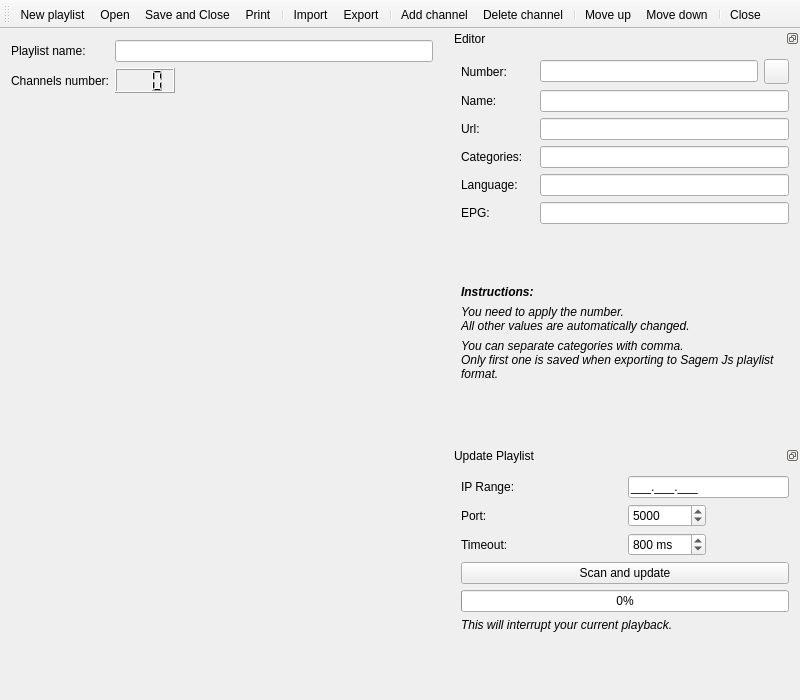
<?xml version="1.0" encoding="UTF-8"?>
<ui version="4.0">
 <class>PlaylistEdit</class>
 <widget class="QMainWindow" name="PlaylistEdit">
  <property name="geometry">
   <rect>
    <x>0</x>
    <y>0</y>
    <width>800</width>
    <height>700</height>
   </rect>
  </property>
  <property name="windowTitle">
   <string>Edit channel list</string>
  </property>
  <property name="windowIcon">
   <iconset resource="../../../data/icons.qrc">
    <normaloff>:/icons/24x24/edit.png</normaloff>:/icons/24x24/edit.png</iconset>
  </property>
  <property name="toolButtonStyle">
   <enum>Qt::ToolButtonIconOnly</enum>
  </property>
  <widget class="QWidget" name="centralwidget">
   <layout class="QGridLayout" name="gridLayout_3">
    <item row="0" column="0">
     <widget class="QLabel" name="labelName">
      <property name="text">
       <string>Playlist name:</string>
      </property>
     </widget>
    </item>
    <item row="0" column="1">
     <widget class="QLineEdit" name="editName"/>
    </item>
    <item row="1" column="0">
     <widget class="QLabel" name="labelCount">
      <property name="text">
       <string>Channels number:</string>
      </property>
     </widget>
    </item>
    <item row="1" column="1">
     <widget class="QLCDNumber" name="number">
      <property name="minimumSize">
       <size>
        <width>60</width>
        <height>25</height>
       </size>
      </property>
      <property name="maximumSize">
       <size>
        <width>60</width>
        <height>25</height>
       </size>
      </property>
      <property name="numDigits">
       <number>3</number>
      </property>
     </widget>
    </item>
    <item row="2" column="0" colspan="2">
     <widget class="PlaylistWidget" name="playlist" native="true"/>
    </item>
   </layout>
  </widget>
  <widget class="QToolBar" name="toolBar">
   <property name="windowTitle">
    <string>Toolbar</string>
   </property>
   <property name="iconSize">
    <size>
     <width>24</width>
     <height>24</height>
    </size>
   </property>
   <property name="toolButtonStyle">
    <enum>Qt::ToolButtonIconOnly</enum>
   </property>
   <attribute name="toolBarArea">
    <enum>TopToolBarArea</enum>
   </attribute>
   <attribute name="toolBarBreak">
    <bool>false</bool>
   </attribute>
   <addaction name="actionNew"/>
   <addaction name="actionOpen"/>
   <addaction name="actionSave"/>
   <addaction name="actionPrint"/>
   <addaction name="separator"/>
   <addaction name="actionImport"/>
   <addaction name="actionExport"/>
   <addaction name="separator"/>
   <addaction name="actionAdd"/>
   <addaction name="actionDelete"/>
   <addaction name="separator"/>
   <addaction name="actionUp"/>
   <addaction name="actionDown"/>
   <addaction name="separator"/>
   <addaction name="actionClose"/>
  </widget>
  <widget class="QDockWidget" name="editWidget">
   <property name="sizePolicy">
    <sizepolicy hsizetype="Maximum" vsizetype="Preferred">
     <horstretch>0</horstretch>
     <verstretch>0</verstretch>
    </sizepolicy>
   </property>
   <property name="minimumSize">
    <size>
     <width>350</width>
     <height>312</height>
    </size>
   </property>
   <property name="maximumSize">
    <size>
     <width>350</width>
     <height>524287</height>
    </size>
   </property>
   <property name="windowIcon">
    <iconset resource="../../../data/icons.qrc">
     <normaloff>:/icons/24x24/edit.png</normaloff>:/icons/24x24/edit.png</iconset>
   </property>
   <property name="features">
    <set>QDockWidget::DockWidgetFloatable|QDockWidget::DockWidgetMovable</set>
   </property>
   <property name="allowedAreas">
    <set>Qt::LeftDockWidgetArea|Qt::RightDockWidgetArea</set>
   </property>
   <property name="windowTitle">
    <string>Editor</string>
   </property>
   <attribute name="dockWidgetArea">
    <number>2</number>
   </attribute>
   <widget class="QWidget" name="editWidgetContents">
    <layout class="QGridLayout" name="gridLayout">
     <item row="0" column="0">
      <widget class="QLabel" name="labelNumber">
       <property name="text">
        <string>Number:</string>
       </property>
      </widget>
     </item>
     <item row="2" column="0">
      <widget class="QLabel" name="labelChannelName">
       <property name="text">
        <string>Name:</string>
       </property>
      </widget>
     </item>
     <item row="4" column="0">
      <widget class="QLabel" name="labelCategories">
       <property name="text">
        <string>Categories:</string>
       </property>
      </widget>
     </item>
     <item row="6" column="0">
      <widget class="QLabel" name="labelLanguage">
       <property name="text">
        <string>Language:</string>
       </property>
      </widget>
     </item>
     <item row="7" column="0">
      <widget class="QLabel" name="labelEpg">
       <property name="text">
        <string>EPG:</string>
       </property>
      </widget>
     </item>
     <item row="0" column="1">
      <widget class="QLineEdit" name="editNumber">
       <property name="text">
        <string notr="true"/>
       </property>
       <property name="maxLength">
        <number>3</number>
       </property>
      </widget>
     </item>
     <item row="2" column="1" colspan="2">
      <widget class="QLineEdit" name="editChannelName"/>
     </item>
     <item row="4" column="1" colspan="2">
      <widget class="QLineEdit" name="editCategories"/>
     </item>
     <item row="6" column="1" colspan="2">
      <widget class="QLineEdit" name="editLanguage"/>
     </item>
     <item row="7" column="1" colspan="2">
      <widget class="QLineEdit" name="editEpg"/>
     </item>
     <item row="12" column="0" colspan="3">
      <spacer name="verticalSpacer">
       <property name="orientation">
        <enum>Qt::Vertical</enum>
       </property>
       <property name="sizeHint" stdset="0">
        <size>
         <width>20</width>
         <height>40</height>
        </size>
       </property>
      </spacer>
     </item>
     <item row="3" column="0">
      <widget class="QLabel" name="labelUrl">
       <property name="text">
        <string>Url:</string>
       </property>
      </widget>
     </item>
     <item row="3" column="1" colspan="2">
      <widget class="QLineEdit" name="editUrl"/>
     </item>
     <item row="0" column="2">
      <widget class="QPushButton" name="buttonApplyNum">
       <property name="minimumSize">
        <size>
         <width>25</width>
         <height>25</height>
        </size>
       </property>
       <property name="maximumSize">
        <size>
         <width>25</width>
         <height>25</height>
        </size>
       </property>
       <property name="icon">
        <iconset resource="../../../data/icons.qrc">
         <normaloff>:/icons/24x24/apply.png</normaloff>:/icons/24x24/apply.png</iconset>
       </property>
       <property name="iconSize">
        <size>
         <width>24</width>
         <height>24</height>
        </size>
       </property>
      </widget>
     </item>
     <item row="11" column="0" colspan="3">
      <widget class="QLabel" name="labelCategoriesInfo">
       <property name="text">
        <string>&lt;i&gt;You can separate categories with comma.&lt;br&gt;Only first one is saved when exporting to Sagem Js playlist format.&lt;/i&gt;</string>
       </property>
       <property name="wordWrap">
        <bool>true</bool>
       </property>
      </widget>
     </item>
     <item row="10" column="0" colspan="3">
      <widget class="QLabel" name="labelNumberInfo">
       <property name="text">
        <string>&lt;i&gt;You need to apply the number.&lt;br&gt;All other values are automatically changed.&lt;/i&gt;</string>
       </property>
      </widget>
     </item>
     <item row="9" column="0">
      <widget class="QLabel" name="labelInfo">
       <property name="text">
        <string>&lt;b&gt;&lt;i&gt;Instructions:&lt;/i&gt;&lt;/b&gt;</string>
       </property>
      </widget>
     </item>
     <item row="8" column="0" colspan="3">
      <spacer name="verticalSpacer_3">
       <property name="orientation">
        <enum>Qt::Vertical</enum>
       </property>
       <property name="sizeHint" stdset="0">
        <size>
         <width>20</width>
         <height>40</height>
        </size>
       </property>
      </spacer>
     </item>
    </layout>
   </widget>
  </widget>
  <widget class="QDockWidget" name="updateWidget">
   <property name="windowIcon">
    <iconset resource="../../../data/icons.qrc">
     <normaloff>:/icons/24x24/refresh.png</normaloff>:/icons/24x24/refresh.png</iconset>
   </property>
   <property name="features">
    <set>QDockWidget::DockWidgetFloatable|QDockWidget::DockWidgetMovable</set>
   </property>
   <property name="allowedAreas">
    <set>Qt::LeftDockWidgetArea|Qt::RightDockWidgetArea</set>
   </property>
   <property name="windowTitle">
    <string>Update Playlist</string>
   </property>
   <attribute name="dockWidgetArea">
    <number>2</number>
   </attribute>
   <widget class="QWidget" name="updateWidgetContents">
    <layout class="QGridLayout" name="gridLayout_2">
     <item row="0" column="0">
      <widget class="QLabel" name="labelFrom">
       <property name="text">
        <string>IP Range:</string>
       </property>
      </widget>
     </item>
     <item row="2" column="0">
      <widget class="QLabel" name="labelTimeout">
       <property name="text">
        <string>Timeout:</string>
       </property>
      </widget>
     </item>
     <item row="3" column="0" colspan="4">
      <widget class="QPushButton" name="buttonUpdate">
       <property name="text">
        <string>Scan and update</string>
       </property>
       <property name="icon">
        <iconset resource="../../../data/icons.qrc">
         <normaloff>:/icons/24x24/refresh.png</normaloff>:/icons/24x24/refresh.png</iconset>
       </property>
       <property name="iconSize">
        <size>
         <width>24</width>
         <height>24</height>
        </size>
       </property>
       <property name="checkable">
        <bool>true</bool>
       </property>
      </widget>
     </item>
     <item row="0" column="2" colspan="2">
      <widget class="QLineEdit" name="ipFrom">
       <property name="inputMask">
        <string notr="true">000.000.000;_</string>
       </property>
      </widget>
     </item>
     <item row="6" column="0">
      <spacer name="verticalSpacer_2">
       <property name="orientation">
        <enum>Qt::Vertical</enum>
       </property>
       <property name="sizeHint" stdset="0">
        <size>
         <width>20</width>
         <height>40</height>
        </size>
       </property>
      </spacer>
     </item>
     <item row="2" column="2">
      <widget class="QSpinBox" name="ipTimeout">
       <property name="suffix">
        <string> ms</string>
       </property>
       <property name="minimum">
        <number>500</number>
       </property>
       <property name="maximum">
        <number>2000</number>
       </property>
       <property name="singleStep">
        <number>100</number>
       </property>
       <property name="value">
        <number>800</number>
       </property>
      </widget>
     </item>
     <item row="1" column="0">
      <widget class="QLabel" name="labelPort">
       <property name="text">
        <string>Port:</string>
       </property>
      </widget>
     </item>
     <item row="1" column="2">
      <widget class="QSpinBox" name="ipPort">
       <property name="minimum">
        <number>80</number>
       </property>
       <property name="maximum">
        <number>9999</number>
       </property>
       <property name="value">
        <number>5000</number>
       </property>
      </widget>
     </item>
     <item row="4" column="0" colspan="4">
      <widget class="QProgressBar" name="progressBar">
       <property name="minimum">
        <number>1</number>
       </property>
       <property name="maximum">
        <number>255</number>
       </property>
       <property name="value">
        <number>1</number>
       </property>
      </widget>
     </item>
     <item row="5" column="0" colspan="4">
      <widget class="QLabel" name="labelUpdate">
       <property name="text">
        <string>&lt;i&gt;This will interrupt your current playback.&lt;/i&gt;</string>
       </property>
      </widget>
     </item>
    </layout>
   </widget>
  </widget>
  <action name="actionAdd">
   <property name="icon">
    <iconset resource="../../../data/icons.qrc">
     <normaloff>:/icons/24x24/add.png</normaloff>:/icons/24x24/add.png</iconset>
   </property>
   <property name="text">
    <string>Add channel</string>
   </property>
   <property name="toolTip">
    <string>Add channel</string>
   </property>
  </action>
  <action name="actionDelete">
   <property name="icon">
    <iconset resource="../../../data/icons.qrc">
     <normaloff>:/icons/24x24/remove.png</normaloff>:/icons/24x24/remove.png</iconset>
   </property>
   <property name="text">
    <string>Delete channel</string>
   </property>
   <property name="toolTip">
    <string>Delete channel</string>
   </property>
  </action>
  <action name="actionSave">
   <property name="icon">
    <iconset resource="../../../data/icons.qrc">
     <normaloff>:/icons/24x24/save.png</normaloff>:/icons/24x24/save.png</iconset>
   </property>
   <property name="text">
    <string>Save and Close</string>
   </property>
   <property name="toolTip">
    <string>Save and Close</string>
   </property>
  </action>
  <action name="actionClose">
   <property name="icon">
    <iconset resource="../../../data/icons.qrc">
     <normaloff>:/icons/24x24/close.png</normaloff>:/icons/24x24/close.png</iconset>
   </property>
   <property name="text">
    <string>Close</string>
   </property>
  </action>
  <action name="actionImport">
   <property name="icon">
    <iconset resource="../../../data/icons.qrc">
     <normaloff>:/icons/24x24/import.png</normaloff>:/icons/24x24/import.png</iconset>
   </property>
   <property name="text">
    <string>Import</string>
   </property>
  </action>
  <action name="actionUp">
   <property name="icon">
    <iconset resource="../../../data/icons.qrc">
     <normaloff>:/icons/24x24/go-up.png</normaloff>:/icons/24x24/go-up.png</iconset>
   </property>
   <property name="text">
    <string>Move up</string>
   </property>
   <property name="toolTip">
    <string>Move up</string>
   </property>
  </action>
  <action name="actionDown">
   <property name="icon">
    <iconset resource="../../../data/icons.qrc">
     <normaloff>:/icons/24x24/go-down.png</normaloff>:/icons/24x24/go-down.png</iconset>
   </property>
   <property name="text">
    <string>Move down</string>
   </property>
   <property name="toolTip">
    <string>Move down</string>
   </property>
  </action>
  <action name="actionPrint">
   <property name="icon">
    <iconset resource="../../../data/icons.qrc">
     <normaloff>:/icons/24x24/print.png</normaloff>:/icons/24x24/print.png</iconset>
   </property>
   <property name="text">
    <string>Print</string>
   </property>
  </action>
  <action name="actionExport">
   <property name="icon">
    <iconset resource="../../../data/icons.qrc">
     <normaloff>:/icons/24x24/export.png</normaloff>:/icons/24x24/export.png</iconset>
   </property>
   <property name="text">
    <string>Export</string>
   </property>
  </action>
  <action name="actionImportTanoOld">
   <property name="icon">
    <iconset resource="../../../data/icons.qrc">
     <normaloff>:/icons/24x24/import.png</normaloff>:/icons/24x24/import.png</iconset>
   </property>
   <property name="text">
    <string>Tano Old Playlist</string>
   </property>
  </action>
  <action name="actionImportJs">
   <property name="icon">
    <iconset resource="../../../data/icons.qrc">
     <normaloff>:/icons/24x24/import.png</normaloff>:/icons/24x24/import.png</iconset>
   </property>
   <property name="text">
    <string>Sagem JS</string>
   </property>
  </action>
  <action name="actionExportJs">
   <property name="icon">
    <iconset resource="../../../data/icons.qrc">
     <normaloff>:/icons/24x24/export.png</normaloff>:/icons/24x24/export.png</iconset>
   </property>
   <property name="text">
    <string>Sagem JS</string>
   </property>
  </action>
  <action name="actionOpen">
   <property name="icon">
    <iconset resource="../../../data/icons.qrc">
     <normaloff>:/icons/24x24/open.png</normaloff>:/icons/24x24/open.png</iconset>
   </property>
   <property name="text">
    <string>Open</string>
   </property>
  </action>
  <action name="actionAbout">
   <property name="icon">
    <iconset resource="../../../data/icons.qrc">
     <normaloff>:/icons/24x24/information.png</normaloff>:/icons/24x24/information.png</iconset>
   </property>
   <property name="text">
    <string>About</string>
   </property>
  </action>
  <action name="actionImportDownload">
   <property name="icon">
    <iconset resource="../../../data/icons.qrc">
     <normaloff>:/icons/24x24/import.png</normaloff>:/icons/24x24/import.png</iconset>
   </property>
   <property name="text">
    <string>Download from Web</string>
   </property>
  </action>
  <action name="actionNew">
   <property name="icon">
    <iconset resource="../../../data/icons.qrc">
     <normaloff>:/icons/24x24/new.png</normaloff>:/icons/24x24/new.png</iconset>
   </property>
   <property name="text">
    <string>New playlist</string>
   </property>
  </action>
 </widget>
 <layoutdefault spacing="6" margin="11"/>
 <customwidgets>
  <customwidget>
   <class>PlaylistWidget</class>
   <extends>QWidget</extends>
   <header>ui/playlist/PlaylistWidget.h</header>
   <container>1</container>
  </customwidget>
 </customwidgets>
 <resources>
  <include location="../../../data/icons.qrc"/>
 </resources>
 <connections>
  <connection>
   <sender>editName</sender>
   <signal>textChanged(QString)</signal>
   <receiver>PlaylistEdit</receiver>
   <slot>setWindowTitle(QString)</slot>
   <hints>
    <hint type="sourcelabel">
     <x>199</x>
     <y>82</y>
    </hint>
    <hint type="destinationlabel">
     <x>127</x>
     <y>-15</y>
    </hint>
   </hints>
  </connection>
 </connections>
</ui>
